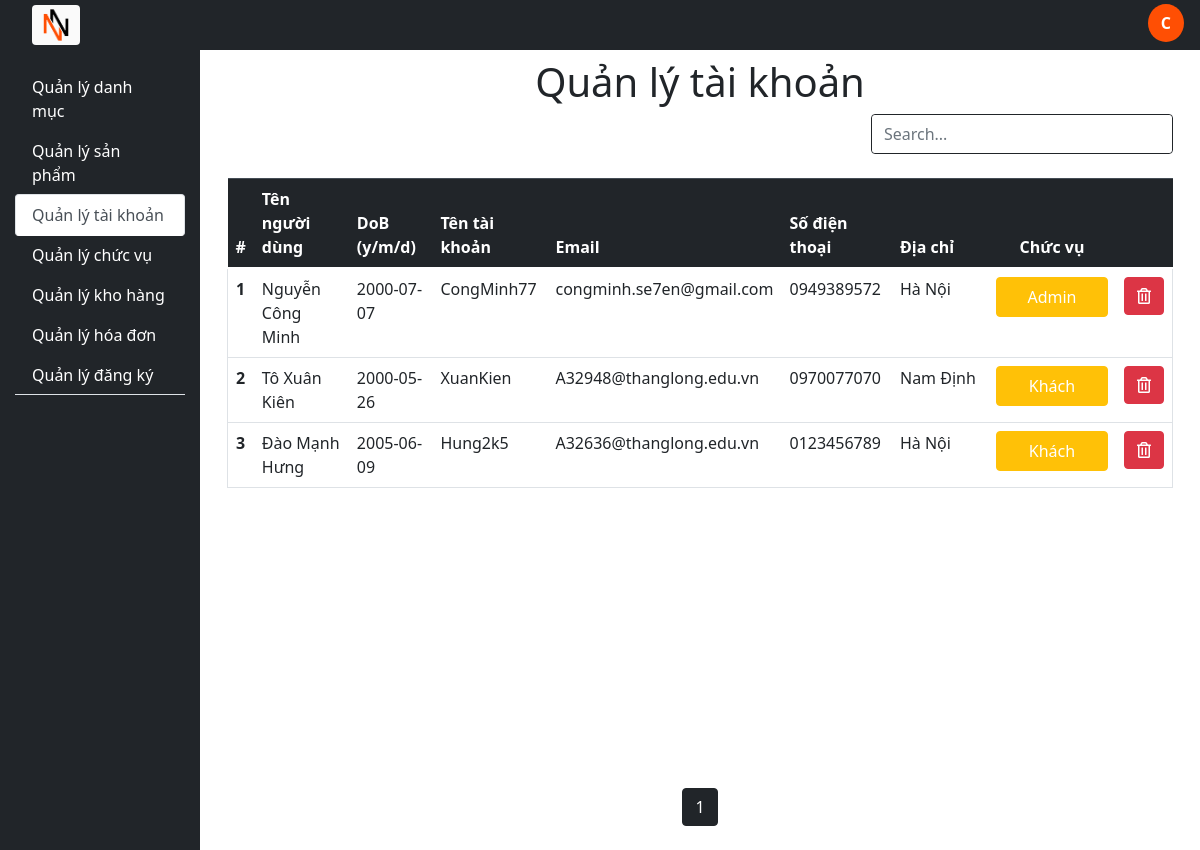
The app's page /account (signed in) with its own data.
### tables this page shows
CREATE TABLE `account_role` (
  `id_account` int(11) NOT NULL,
  `id_role` int(11) NOT NULL
);

CREATE TABLE `account` (
  `id_account` int(11) NOT NULL,
  `hoTen` varchar(25) NOT NULL,
  `dob` date NOT NULL,
  `gender` bit(1) DEFAULT NULL,
  `userName` varchar(100) NOT NULL,
  `passWord` varchar(100) NOT NULL,
  `email` varchar(100) NOT NULL,
  `soDienThoai` varchar(12) NOT NULL,
  `diaChi` varchar(255) NOT NULL,
  `created_time` datetime NOT NULL,
  `update_time` datetime NOT NULL
);

CREATE TABLE `role` (
  `id_role` int(11) NOT NULL,
  `name_role` varchar(50) NOT NULL
);

### controllers/BaseController.php (called while the page is built, shortened)
<?php
class BaseController{
	protected function loadView($viewpath, array $data = []){
		return require (self::VIEW_FOLDER_NAME .'/'. str_replace('.', '/', $viewpath) . '.php');
	}
	protected function removeSpecialCharacter($str) {
		$str = str_replace('\\', '\\\\', $str);
		$str = str_replace('\'', '\\\'', $str);
		return $str;
	}
	protected function getGet($key){
		$value = '';
		return $this->removeSpecialCharacter($value);
	}
}

### index.php (called while the page is built, shortened)
<?php
require_once ("./core/Database.php");
require_once ("./models/BaseModel.php");
require_once ("./controllers/BaseController.php");
$actionName = $_REQUEST['action'] ?? 'index';
$controllerObject = new $controllerName;
$controllerObject -> $actionName();

### core/Database.php (called while the page is built, shortened)
<?php
class Database
{
	public function connect(){
		$connect = mysqli_connect(self::HOST, self::USER, self::PASSWORD, self::DATABASE);
		mysqli_set_charset($connect, "utf8");
		if(mysqli_connect_errno() === 0){
			return $connect;
		}
		return false;
	}
}

### models/BaseModel.php (called while the page is built, shortened)
<?php
class BaseModel extends Database
{
	protected $connect;
	public function __construct(){
		$this->connect = $this->connect();
	}
	public function triplejoin($table, $table1, $table2, $select = [''], $select1 = [''], $select2 = [''], $id, $id1){
		$unite = [];
		$unite1 = [];
		$unite2 = [];
		for($i=0; $i<count($select); $i++){
			$unite[] = $table.'.'.$select[$i];
		}
		for($i=0; $i<count($select1); $i++){
			$unite1[] = $table1.'.'.$select1[$i];
		}
		for($i=0; $i<count($select2); $i++){
			$unite2[] = $table2.'.'.$select2[$i];
		}
		$final = implode(",", $unite);
		$final1 = implode(",", $unite1);
		$final2 = implode(",", $unite2);
		$sql = "SELECT ${final}, ${final1}, ${final2} FROM ${table} INNER JOIN ${table1} ON ${table}.$id = ${table1}.$id RIGHT JOIN ${table2} ON ${table}.$id1 = ${table2}.$id1";
		$query = $this->_query($sql);
		$data = [];
		if($query != null){
			while($row = mysqli_fetch_array($query, 1))
			{
				$data[] = $row;
			}
		}
		return $data;
	}
	public function triplejoinPaging($table, $table1, $table2, $select = [''], $select1 = [''], $select2 = [''], $id, $id1, $limit, $page){
		$firstIndex = ($page-1)*$limit;
		$unite = [];
		$unite1 = [];
		$unite2 = [];
		for($i=0; $i<count($select); $i++){
			$unite[] = $table.'.'.$select[$i];
		}
		for($i=0; $i<count($select1); $i++){
			$unite1[] = $table1.'.'.$select1[$i];
		}
		for($i=0; $i<count($select2); $i++){
			$unite2[] = $table2.'.'.$select2[$i];
		}
		$final = implode(",", $unite);
		$final1 = implode(",", $unite1);
		$final2 = implode(",", $unite2);
		$sql = "SELECT ${final}, ${final1}, ${final2} FROM ${table} INNER JOIN ${table1} ON ${table}.$id = ${table1}.$id RIGHT JOIN ${table2} ON ${table}.$id1 = ${table2}.$id1 LIMIT ${firstIndex} , ${limit}";
		$query = $this->_query($sql);
		$data = [];
		if($query != null){
			while($row = mysqli_fetch_array($query, 1))
			{
				$data[] = $row;
			}
		}
		return $data;
	}
	public function _query($sql){
		return mysqli_query($this->connect, $sql);
	}
}

### models/AccountModel.php (called while the page is built, shortened)
<?php
class AccountModel extends BaseModel
{
	public function selectTripleJoin($select = [''], $select1 = [''], $select2 = [''], $id, $id1){
		return $this->triplejoin(self::TABLE_ACCOUNT_ROLE, self::TABLE_ROLE, self::TABLE, $select, $select1, $select2, $id, $id1);
	}
	public function selectTripleJoinPaging($select = [''], $select1 = [''], $select2 = [''], $id, $id1, $limit, $page){
		return $this->triplejoinPaging(self::TABLE_ACCOUNT_ROLE, self::TABLE_ROLE, self::TABLE, $select, $select1, $select2, $id, $id1, $limit, $page);
	}
}

### views/front/accounts/index.php (the view, shortened to what this page needs)
<main class="col-10 position-relative">
	<center class="mt-2"><h1>Quản lý tài khoản</h1></center>
	<section>
		<div class="d-flex mt-2">
			<div class="container-fluid">
			</div>
			<div class="container-fluid w-50">
				<div class="d-flex border border-dark rounded">
					<input class="form-control border-0 sm-2 rounded-start" type="search" placeholder="Search..." aria-label="Search" name="s" id="myInput">
				</div>
			</div>
		</div>
		<div class="container-fluid">
			<table class="table table-hover mt-4">
				<thead class="table-dark">
					<tr>
				      <th scope="col">#</th>
				      <th scope="col">Tên người dùng</th>
				      <th scope="col">DoB (y/m/d)</th>
				      <th scope="col">Tên tài khoản</th>
				      <th scope="col">Email</th>
				      <th scope="col">Số điện thoại</th>
				      <th scope="col">Địa chỉ</th>
				      <th scope="col" class="text-center">Chức vụ</th>
				      <th scope="col" style="width: 3rem"></th>
				    </tr>
				</thead>
				<tbody id="myTable">
					<?php
						foreach ($accountPaging as $item){
							echo '<tr class="border-left border-right border-bottom">
									<th scope="col">'.++$firstIndex.'</th>
									<td scope="col">'.$item['hoTen'].'</td>
									<td scope="col">'.$item['dob'].'</td>
									<td scope="col">'.$item['userName'].'</td>
									<td scope="col">'.$item['email'].'</td>
									<td scope="col">'.$item['soDienThoai'].'</td>
									<td scope="col" style="width:6rem">'.$item['diaChi'].'</td>
									<th scope="col">
										<a href="account&action=addrole&id='.$item['id_account'].'&role='.$item['id_role'].'">
											<button class="btn btn-warning text-white" style="width: 7rem; height: 2.5rem">
												'.$item['name_role'].'
											</button>
										</a>
									</th>
									<!--th scope="col">
										<a href="account&action=add&id='.$item['id_account'].'">
											<button class="btn btn-primary text-white">
												<i class="far fa-edit"></i>
											</button>
										</a>
									</th-->
									<th scope="col">
										<button class="btn btn-danger" onclick="deleteAccount('.$item['id_account'].', '.$item['id_role'].')">
											<i class="far fa-trash-alt"></i>
										</button>
									</th>
								</tr>';
						}
					?>
				</tbody>
			</table>
		</div>
	</section>

### assets/css/styleAdmin.css (style rules this page uses)
a { text-decoration: none !important; }

### records on screen
account_role: id_account.hoTen "Nguyễn Công Minh", id_account.dob "2000-07-07", id_account.userName "CongMinh77", id_account.email "congminh.se7en@gmail.com", id_account.soDienThoai "0949389572", id_account.diaChi "Hà Nội", id_role.name_role "Admin"
account_role: id_account.hoTen "Tô Xuân Kiên", id_account.dob "2000-05-26", id_account.userName "XuanKien", id_account.email "A32948@thanglong.edu.vn", id_account.soDienThoai "0970077070", id_account.diaChi "Nam Định", id_role.name_role "Khách"
account_role: id_account.hoTen "Đào Mạnh Hưng", id_account.dob "2005-06-09", id_account.userName "Hung2k5", id_account.email "A32636@thanglong.edu.vn", id_account.soDienThoai "0123456789", id_account.diaChi "Hà Nội", id_role.name_role "Khách"

### other values on screen
$sessionUser[0] "C"
$title[$i] "danh mục"
$title[$i] "sản phẩm"
$title[$i] "tài khoản"
$title[$i] "chức vụ"
$title[$i] "kho hàng"
$title[$i] "hóa đơn"
$title[$i] "đăng ký"
